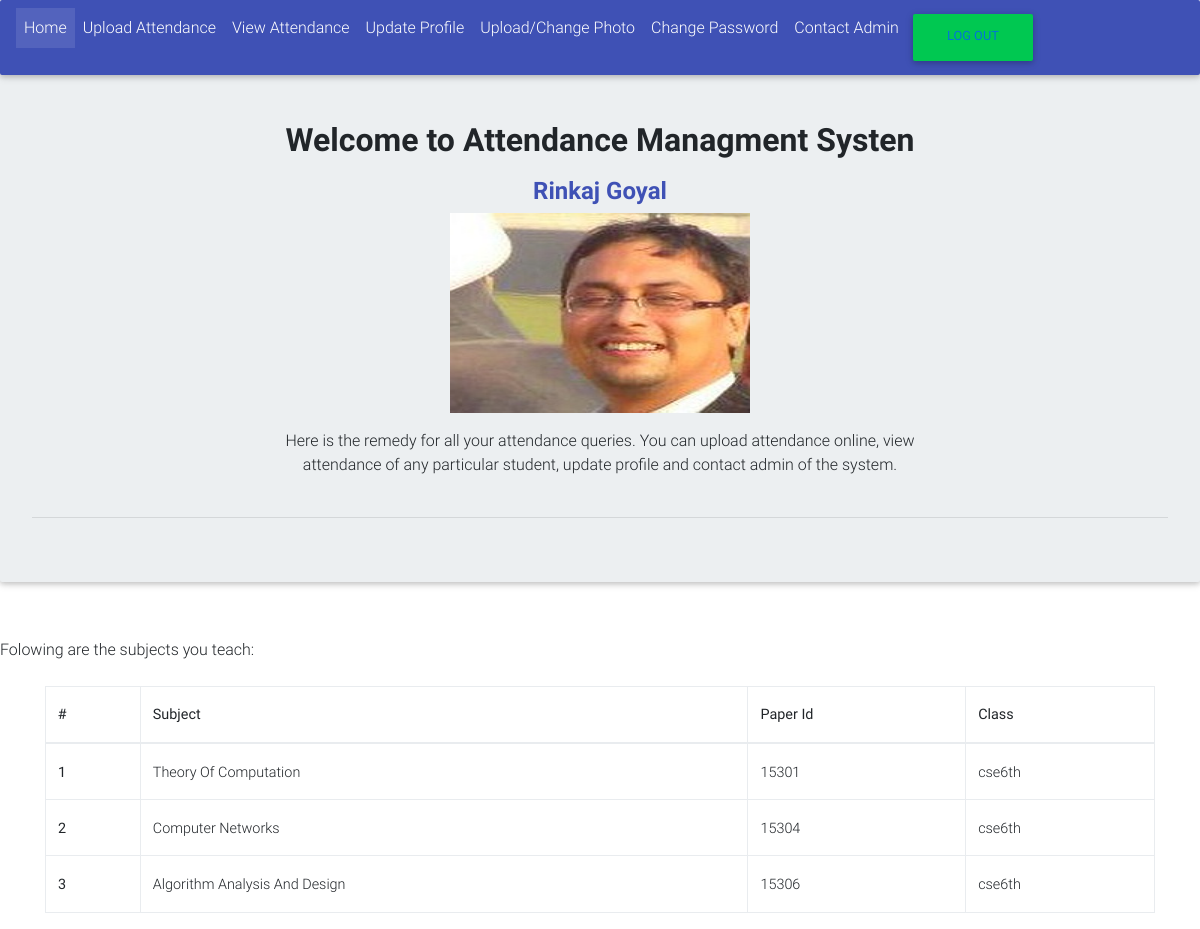
/teacher.php (signed in), run on the app's committed database.
### tables this page shows
CREATE TABLE `users` (
  `no` bigint(20) NOT NULL,
  `name` text NOT NULL,
  `email` text NOT NULL,
  `username` text NOT NULL,
  `password` text NOT NULL,
  `role` text NOT NULL,
  `college` text NOT NULL,
  `photo` blob NOT NULL
);

CREATE TABLE `subjects` (
  `subject_name` text NOT NULL,
  `code` int(11) NOT NULL,
  `class` text NOT NULL,
  `teacher` text NOT NULL
);

### teacher.php (the view, shortened to what this page needs)
<?php
include("connection.php");
?>
<!DOCTYPE html>
<html lang="en">
<head>
    <link rel="stylesheet" href="https://maxcdn.bootstrapcdn.com/font-awesome/4.7.0/css/font-awesome.min.css">
    <link href="css/bootstrap.min.css" rel="stylesheet">
    <link href="css/mdb.min.css" rel="stylesheet">
    <link href="css/style.css" rel="stylesheet">
</head>
<body>
    <?php
        include("navbarteacher.php");
        $query="select name from users where no='".$_COOKIE['id']." ' " ;
        $row=mysqli_query($link,$query);
        $row=mysqli_fetch_array($row);
        $name=$row[0];
        $query="select photo from users where no='".$_COOKIE['id']." ' " ;
        $row=mysqli_query($link,$query);
        $row=mysqli_fetch_array($row);
        $image=$row[0];
    ?>
    <div class="jumbotron text-center blue-grey lighten-5 ">
<h1 class="card-title h2-responsive font-bold mt-3"><strong>Welcome to Attendance Managment Systen</strong></h1>
<h4 class="pt-2 font-bold indigo-text"><strong><?php echo $_SESSION["name"] ;?></strong></h4>
<img src="uploads/<?php echo $image;  ?>" style="width: 300px; height:200px;" >
<div class="d-flex justify-content-center">
    <p class="card-text my-3" style="max-width: 43rem;">Here is the remedy for all your attendance queries. You can upload attendance online, view attendance of any particular student, update profile and contact admin of the system.
    </p>
</div>
<hr class="my-4 pb-2">
</div>
    <br>
    Folowing are the subjects you teach:
    <br><br>
    <div class="container">
    <table class="table table-bordered">
    <thead class="thead-dark">
        <tr>
        <th scope="col">#</th>
      <th scope="col">Subject</th>
      <th scope="col">Paper Id</th>
      <th scope="col">Class</th>
        </tr>
    </thead>
    <?php
        $query=" select subject_name, code,class from subjects where teacher='$name' ";
        $result=mysqli_query($link,$query);
        $i=1;
        while($row=mysqli_fetch_array($result)){
            echo "<tr>
            <th scope='row'>$i</td>
         <td>$row[0]</td>
         <td>$row[1]</td>
         <td>$row[2]</td>
            </tr>";
            $i++;
        }
    ?>
    </table>
        </div>
</body>
</html>

### navbarteacher.php (shortened to what this page needs)
<nav class="navbar navbar-expand-lg navbar-dark indigo">
    <div class="collapse navbar-collapse" id="navbarSupportedContent">
        <ul class="navbar-nav mr-auto">
            <li class="nav-item active">
                <a class="nav-link" href="teacher.php">Home <span class="sr-only">(current)</span></a>
            </li>
            <li class="nav-item">
                <a class="nav-link" href="uploadattendance.php">Upload Attendance</a>
            </li>
            <li class="nav-item">
                <a class="nav-link" href="viewattendance_teacher.php">View Attendance</a>
            </li>
            <li class="nav-item">
                <a class="nav-link" href="updateprofile_teacher.php">Update Profile</a>
            </li>
            <li class="nav-item">
                <a class="nav-link" href="photoupload.php">Upload/Change Photo</a>
            </li>
            <li class="nav-item">
                <a class="nav-link" href="changepassword_teacher.php">Change Password</a>
            </li>
            <li class="nav-item">
                <a class="nav-link" href="contactadmin_teacher.php">Contact Admin</a>
            </li>
            <button class="btn btn-success" id="logout"><a href="front.php?logout=1"><span id="log">Log Out</span></a></button>
        </ul>
    </div>
</nav>

### teacher.php (style rules this page uses)
#logout { float: right; }
table { font-size: 50px; }
#log { font-weight: 30px; }

### data on the page
users: photo (picture)
subjects: subject_name "Theory Of Computation", code "15301", class "cse6th"
subjects: subject_name "Computer Networks", code "15304", class "cse6th"
subjects: subject_name "Algorithm Analysis And Design", code "15306", class "cse6th"

### other printed values
$_SESSION["name"] "Rinkaj Goyal"
